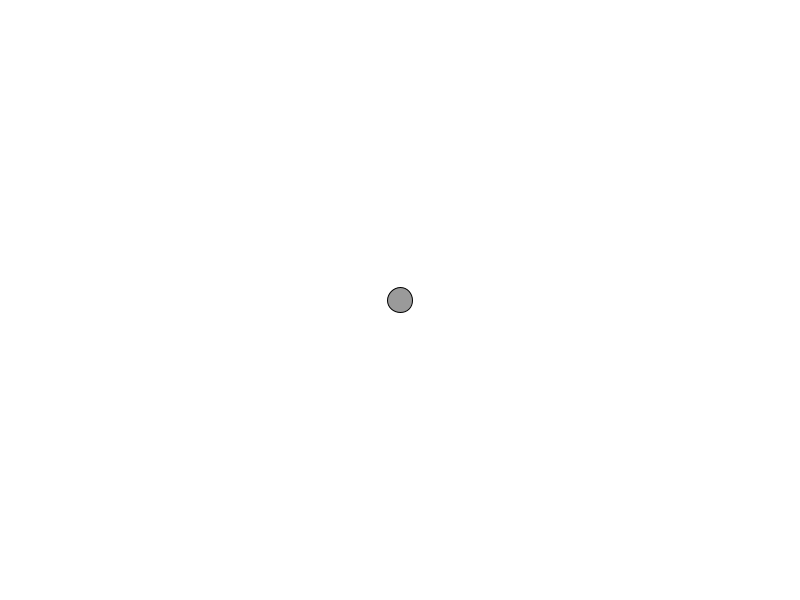
Frame 1 (no input)
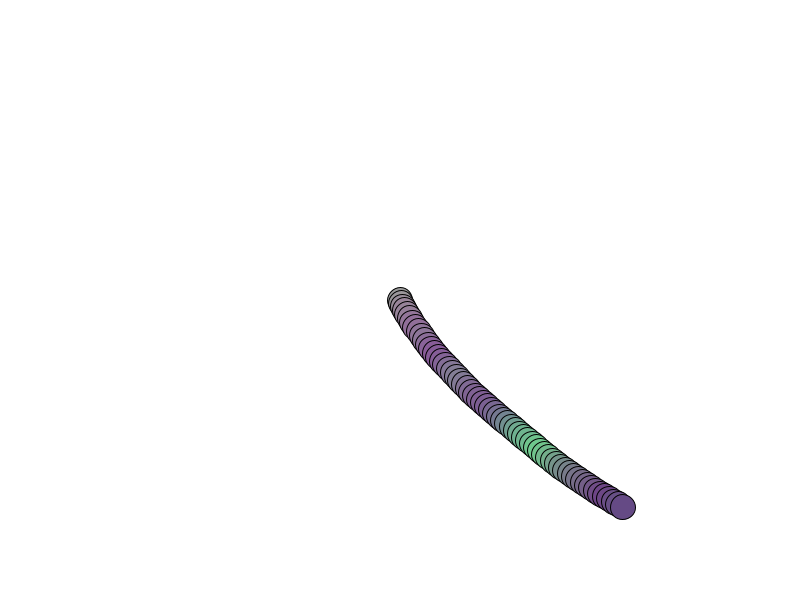
Frame 60 (the mouse pressed at the canvas centre just before this capture)
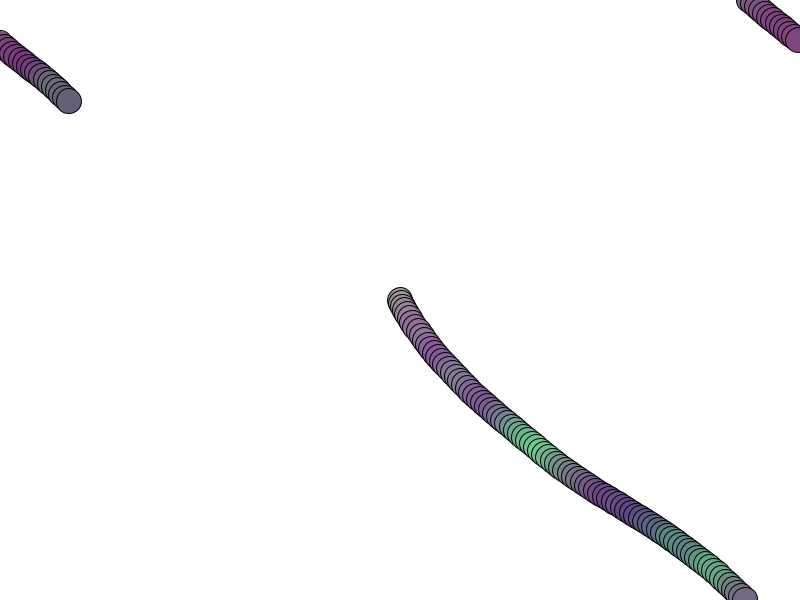
Frame 120 (the mouse held since frame 60 and released just before this capture)

The Processing sketch that drew these frames (run headless with seeded random() and noise(); from frame 60 on, the mouse is pressed at the canvas centre):

// Processing sketch: Acceleration
// ── Acceleration.pde
Mover m;
void setup()
{
  size(800,600);
  background(255);
  m = new Mover();
}

void draw()
{
  //background(255);
  m.render();
  m.update();
  m.edges();
}
// ── Mover.pde
class Mover
{
  PVector location;
  PVector velocity;
  PVector acceleration;
  float t;
  Mover()
  {
    location = new PVector(width/2, height/2);
    velocity = new PVector(1,3);
    acceleration = new PVector(0.01,0);
    t=0;
  }
  
  void update()
  {
    t=t+0.5;
    //acceleration=PVector.random2D();
    float acc_change_x = map(noise(t*0.01),0,1, 0,0.5);
    float acc_change_y = map(noise(t*0.4),0,1, 0,0.5);
    acceleration = new PVector(acc_change_x,acc_change_y);
    velocity.add(acceleration);
    location.add(velocity);
    velocity.limit(5);
  }
  
  void edges()
  {
    if(location.x > width) location.x = 0;
    if(location.x < 0) location.x = width;
    if(location.y > height) location.y = 0;
    if(location.y < 0) location.y = height;
  }
  
  void render()
  {
    int col1 = (int)map(noise(t*0.02),0,1, 0,255);
    int col2 = (int)map(noise(t*0.10),0,1, 0,255);
    int col3 = (int)map(noise(t*0.005), 0,1, 0,255);
    
    fill(col1,col2,col3);
    ellipse(location.x, location.y, 25,25);
  }
}
